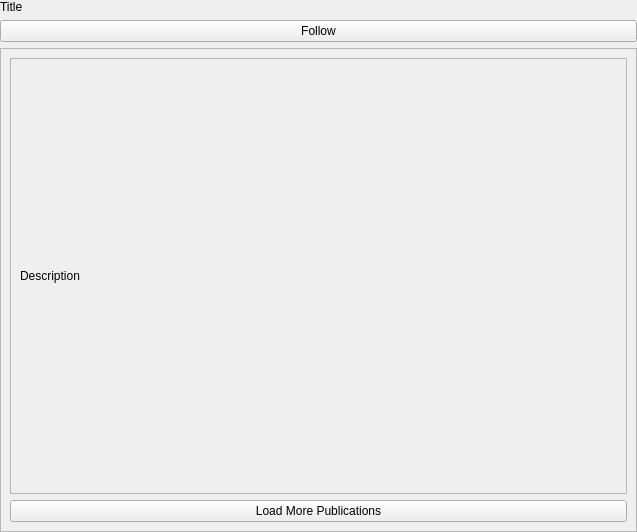
<?xml version="1.0" encoding="UTF-8"?>
<ui version="4.0">
 <class>Form</class>
 <widget class="QWidget" name="Form">
  <property name="geometry">
   <rect>
    <x>0</x>
    <y>0</y>
    <width>637</width>
    <height>532</height>
   </rect>
  </property>
  <property name="windowTitle">
   <string>Form</string>
  </property>
  <layout class="QVBoxLayout" name="verticalLayout_2">
   <property name="leftMargin">
    <number>0</number>
   </property>
   <property name="topMargin">
    <number>0</number>
   </property>
   <property name="rightMargin">
    <number>0</number>
   </property>
   <property name="bottomMargin">
    <number>0</number>
   </property>
   <item>
    <layout class="QHBoxLayout" name="horizontalLayout">
     <item>
      <widget class="QLabel" name="title_label">
       <property name="text">
        <string>Title</string>
       </property>
      </widget>
     </item>
    </layout>
   </item>
   <item>
    <widget class="QPushButton" name="follow_button">
     <property name="text">
      <string>Follow</string>
     </property>
    </widget>
   </item>
   <item>
    <widget class="QScrollArea" name="scroll_area">
     <property name="widgetResizable">
      <bool>true</bool>
     </property>
     <widget class="QWidget" name="scrollAreaWidgetContents">
      <property name="geometry">
       <rect>
        <x>0</x>
        <y>0</y>
        <width>631</width>
        <height>465</height>
       </rect>
      </property>
      <layout class="QVBoxLayout" name="verticalLayout_3">
       <item>
        <widget class="QScrollArea" name="description_area">
         <property name="widgetResizable">
          <bool>true</bool>
         </property>
         <widget class="QWidget" name="scrollAreaWidgetContents_2">
          <property name="geometry">
           <rect>
            <x>0</x>
            <y>0</y>
            <width>607</width>
            <height>403</height>
           </rect>
          </property>
          <layout class="QVBoxLayout" name="verticalLayout">
           <item>
            <widget class="QLabel" name="description_label">
             <property name="sizePolicy">
              <sizepolicy hsizetype="Minimum" vsizetype="Minimum">
               <horstretch>0</horstretch>
               <verstretch>0</verstretch>
              </sizepolicy>
             </property>
             <property name="text">
              <string>Description</string>
             </property>
            </widget>
           </item>
          </layout>
         </widget>
        </widget>
       </item>
       <item>
        <layout class="QGridLayout" name="pub_thumb_grid_layout">
         <item row="0" column="0">
          <widget class="QPushButton" name="load_more_button">
           <property name="text">
            <string>Load More Publications</string>
           </property>
          </widget>
         </item>
        </layout>
       </item>
      </layout>
     </widget>
    </widget>
   </item>
  </layout>
 </widget>
 <resources/>
 <connections/>
</ui>
